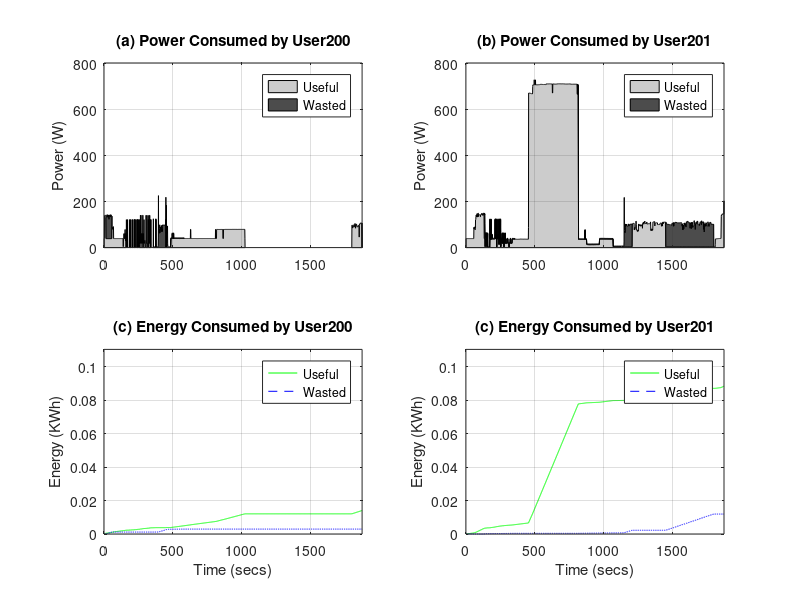

This figure's MATLAB source:
%% Load data files
load hyst.dat;
load power.dat;
load hyst-vic.dat;

%% Put data for Results using Hysteresis in respective arrays
htoken1tv = hyst(:,1);
htoken1lamp = hyst(:,2);
htoken1coffee = hyst(:,3);
htoken1lamp2 = hyst(:,4);

htoken2tv = hyst(:,5);
htoken2lamp = hyst(:,6);
htoken2coffee = hyst(:,7);
htoken2lamp2 = hyst(:,8);

%% Put Vicinity using Hysteresis in respective arrays
htoken1tv_vic = hyst_vic(:,1);
htoken1lamp_vic = hyst_vic(:,2);
htoken1coffee_vic = hyst_vic(:,3);
htoken1lamp2_vic = hyst_vic(:,4);

htoken2tv_vic = hyst_vic(:,5);
htoken2lamp_vic = hyst_vic(:,6);
htoken2coffee_vic = hyst_vic(:,7);
htoken2lamp2_vic = hyst_vic(:,8);

%% Put power consumption data in respective arrays
powertv = power(:,1);
powerlamp = power(:,2);
powercoffee = power(:,3);
powerlamp2 = power(:,4);

%% Compute wasted power values
htoken1tv_wasted = max(htoken1tv - htoken1tv_vic, 0);
htoken1lamp_wasted = max(htoken1lamp - htoken1lamp_vic, 0);
htoken1coffee_wasted = max(htoken1coffee - htoken1coffee_vic, 0);
htoken1lamp2_wasted = max(htoken1lamp2 - htoken1lamp2_vic, 0);

htoken2tv_wasted = max(htoken2tv - htoken2tv_vic, 0);
htoken2lamp_wasted = max(htoken2lamp - htoken2lamp_vic, 0);
htoken2coffee_wasted = max(htoken2coffee - htoken2coffee_vic, 0);
htoken2lamp2_wasted = max(htoken2lamp2 - htoken2lamp2_vic, 0);

%% Power consumption split
power1tv     = (powertv .* htoken1tv)         - (powertv .* ((htoken1tv & htoken2tv)/2));
power1tv     = abs(power1tv);
power2tv     = (powertv .* htoken2tv)         - (powertv .* ((htoken1tv & htoken2tv)/2));
power2tv     = abs(power2tv);

power1lamp   = (powerlamp   .* htoken1lamp)   - (powerlamp .* ((htoken1lamp & htoken2lamp)/2));
power1lamp   = abs(power1lamp);
power2lamp   = (powerlamp   .* htoken2lamp)   - (powerlamp .* ((htoken1lamp & htoken2lamp)/2));
power2lamp   = abs(power2lamp);

power1coffee = (powercoffee .* htoken1coffee) - (powercoffee .* ((htoken1coffee & htoken2coffee)/2));
power1coffee = abs(power1coffee);
power2coffee = (powercoffee .* htoken2coffee) - (powercoffee .* ((htoken1coffee & htoken2coffee)/2));
power2coffee = abs(power2coffee);

power1lamp2  = (powerlamp2  .* htoken1lamp2)  - (powerlamp2 .* ((htoken1lamp2 & htoken2lamp2)/2));
power1lamp2  = abs(power1lamp2);
power2lamp2  = (powerlamp2  .* htoken2lamp2)  - (powerlamp2 .* ((htoken1lamp2 & htoken2lamp2)/2));
power2lamp2  = abs(power2lamp2);

power1tot = power1tv + power1coffee + power1lamp + power1lamp2;
power2tot = power2tv + power2coffee + power2lamp + power2lamp2;

% Total Energy is converted to KWh
energy1tv = cumsum(power1tv) / (60 * 60 * 1000);
energy2tv = cumsum(power2tv) / (60 * 60 * 1000);
energy1tot = cumsum(power1tot) / (60 * 60 * 1000);
energy2tot = cumsum(power2tot) / (60 * 60 * 1000);

%% Compute wasted power
power1tot = power1tv + power1lamp + power1coffee + power1lamp2;
power2tot = power2tv + power2lamp + power2coffee + power2lamp2;

power1tot_useful = power1tv .* htoken1tv_vic + power1lamp .* htoken1lamp_vic + power1coffee .* htoken1coffee_vic + power1lamp2 .* htoken1lamp2_vic;
power2tot_useful = power2tv .* htoken2tv_vic + power2lamp .* htoken2lamp_vic + power2coffee .* htoken2coffee_vic + power2lamp2 .* htoken2lamp2_vic;

power1tot_wasted = power1tv .* htoken1tv_wasted + power1lamp .* htoken1lamp_wasted + power1coffee .* htoken1coffee_wasted + power1lamp2 .* htoken1lamp2_wasted;
power2tot_wasted = power2tv .* htoken2tv_wasted + power2lamp .* htoken2lamp_wasted + power2coffee .* htoken2coffee_wasted + power2lamp2 .* htoken2lamp2_wasted;

energy1tot_useful = cumsum(power1tot_useful) / (60 * 60 * 1000);
energy2tot_useful = cumsum(power2tot_useful) / (60 * 60 * 1000);

energy1tot_wasted = cumsum(power1tot_wasted) / (60 * 60 * 1000);
energy2tot_wasted = cumsum(power2tot_wasted) / (60 * 60 * 1000);

%% Plot the results

subplot(2, 2, 1), h=area([power1tot_useful power1tot_wasted]);
grid on;
axis([0 length(power1tv) 0 max(max(power1tot), max(power2tot))*1.1]);
title('(a) Power Consumed by User200');
set(h(2),'FaceColor',[0.3 0.3 0.3])
set(h(1),'FaceColor',[0.8 0.8 0.8])
set(gca,'Layer','top');
legend('Useful', 'Wasted');
ylabel('Power (W)');

subplot(2, 2, 2), h=area([power2tot_useful power2tot_wasted]);
grid on;
axis([0 length(power1tv) 0 max(max(power1tot), max(power2tot))*1.1]);
title('(b) Power Consumed by User201');
set(h(2),'FaceColor',[0.3 0.3 0.3])
set(h(1),'FaceColor',[0.8 0.8 0.8])
set(gca,'Layer','top');
legend('Useful', 'Wasted');
ylabel('Power (W)');

subplot(2, 2, 3), plot(energy1tot_useful, 'g');
hold on;
plot(energy1tot_wasted, 'b--');
axis([0 length(power1tv) 0 max(max(energy1tot), max(energy2tot))*1.1]);
title('(c) Energy Consumed by User200');
grid on;
set(gca,'Layer','top');
legend('Useful', 'Wasted');
ylabel('Energy (KWh)');
xlabel('Time (secs)');

subplot(2, 2, 4), plot(energy2tot_useful, 'g');
hold on;
plot(energy2tot_wasted, 'b--');
axis([0 length(power1tv) 0 max(max(energy1tot), max(energy2tot))*1.1]);
title('(c) Energy Consumed by User201');
grid on;
set(gca,'Layer','top');
legend('Useful', 'Wasted');
ylabel('Energy (KWh)');
xlabel('Time (secs)');

%{
subplot(2, 2, 3), h=area([energy1tot_useful energy1tot_wasted]);
grid on;
axis([0 length(power1tv) 0 max(max(energy1tot), max(energy2tot))*1.1]);
title('(c) Energy Consumed by User200');
set(h(1),'FaceColor',[1 0.72 0.30])
set(h(2),'FaceColor',[0.86 0.40 0.30])
set(gca,'Layer','top');
%legend('Useful', 'Wasted', 'Location', 'BestOutside');
ylabel('Energy (KWh)');
xlabel('Time (secs)');

subplot(2, 2, 4), h=area([energy2tot_useful energy2tot_wasted]);
grid on;
axis([0 length(power1tv) 0 max(max(energy1tot), max(energy2tot))*1.1]);
title('(d) Energy Consumed by User201');
xlabel('Time (secs)');
set(h(1),'FaceColor',[1 0.72 0.30])
set(h(2),'FaceColor',[0.86 0.40 0.30])
set(gca,'Layer','top');
%legend('Useful', 'Wasted');
ylabel('Energy (KWh)');
%}
